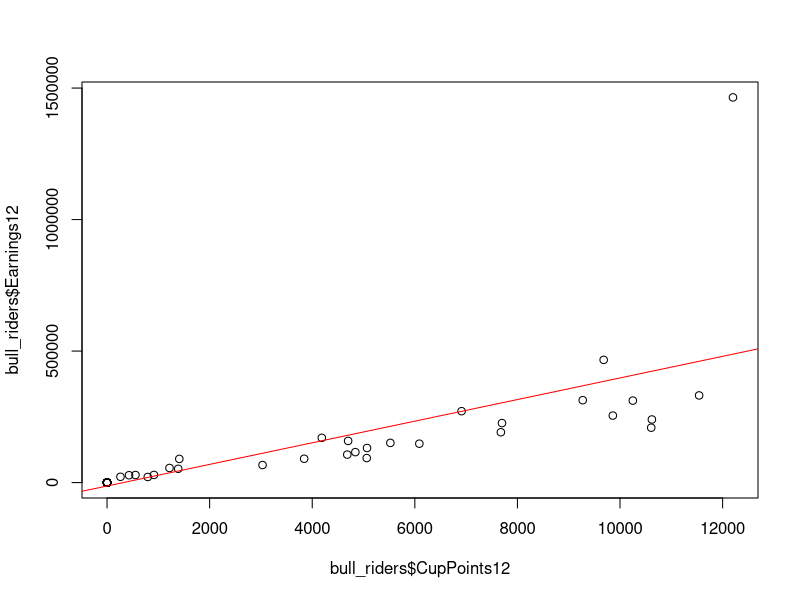
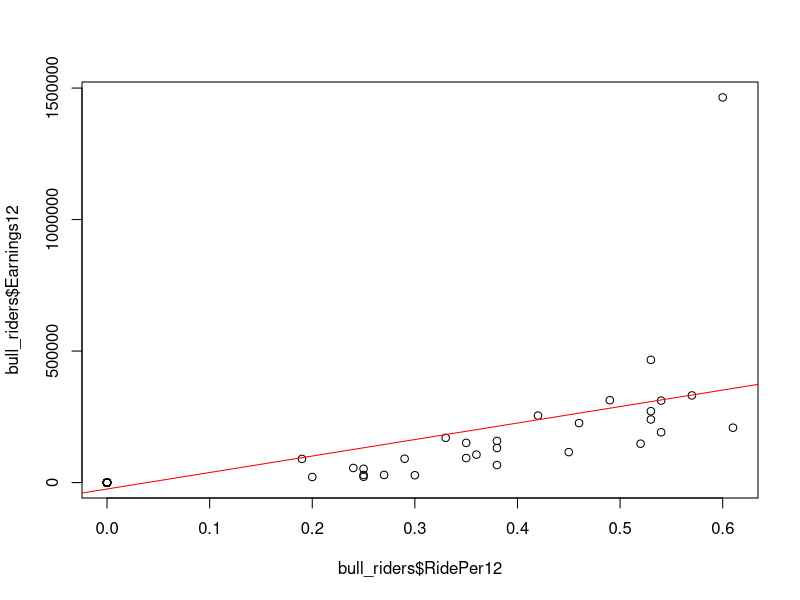
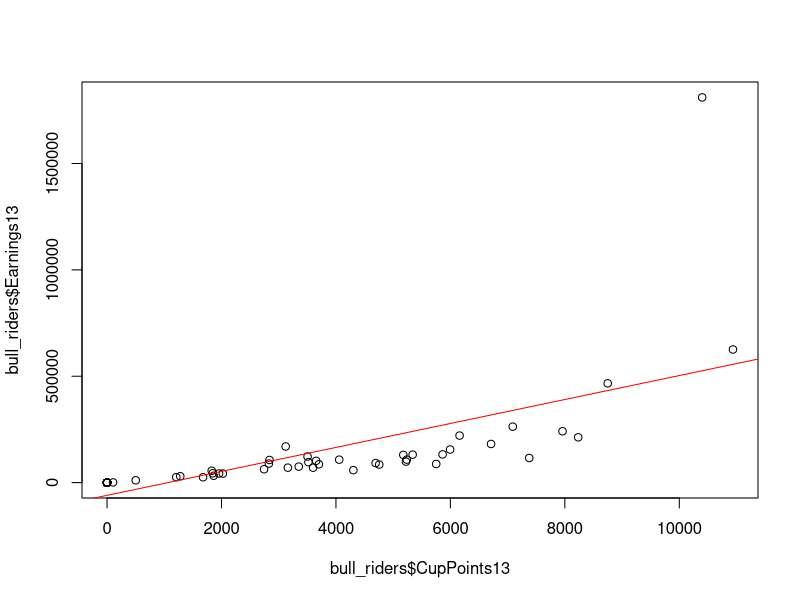
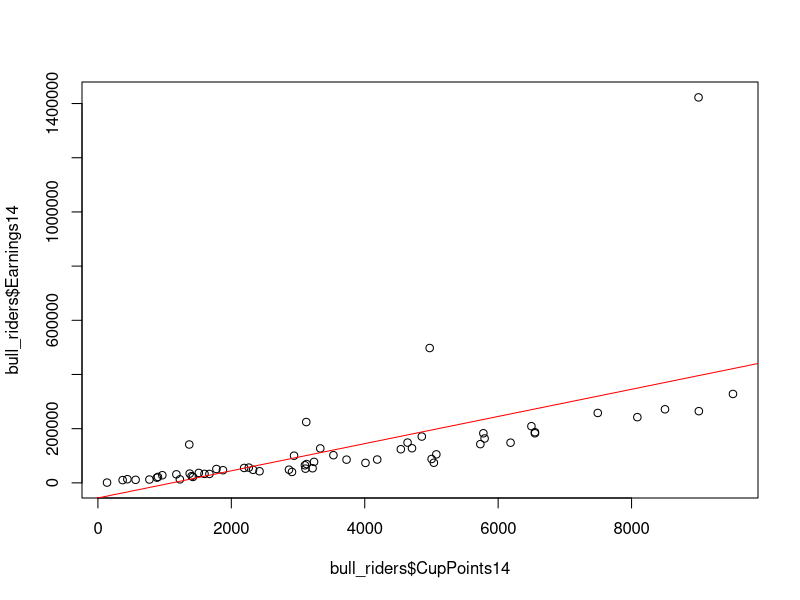

The R script that drew these images, in order:
bull_riders = read.csv('BullRiders.csv')

cor(bull_riders$CupPoints12, bull_riders$Earnings12)
plot(bull_riders$CupPoints12, bull_riders$Earnings12)
abline(lm(bull_riders$Earnings12~bull_riders$CupPoints12), col="red")

bull_riders$Earnings12[bull_riders$Earnings12 < max(bull_riders$Earnings12)]

cor(bull_riders$RidePer12, bull_riders$Earnings12)
plot(bull_riders$RidePer12, bull_riders$Earnings12)
abline(lm(bull_riders$Earnings12~bull_riders$RidePer12), col="red")

cor(bull_riders$CupPoints13, bull_riders$Earnings13)
plot(bull_riders$CupPoints13, bull_riders$Earnings13)
abline(lm(bull_riders$Earnings13~bull_riders$CupPoints13), col="red")

cor(bull_riders$RidePer14, bull_riders$Earnings14)
plot(bull_riders$CupPoints14, bull_riders$Earnings14)
abline(lm(bull_riders$Earnings14~bull_riders$CupPoints14), col="red")
